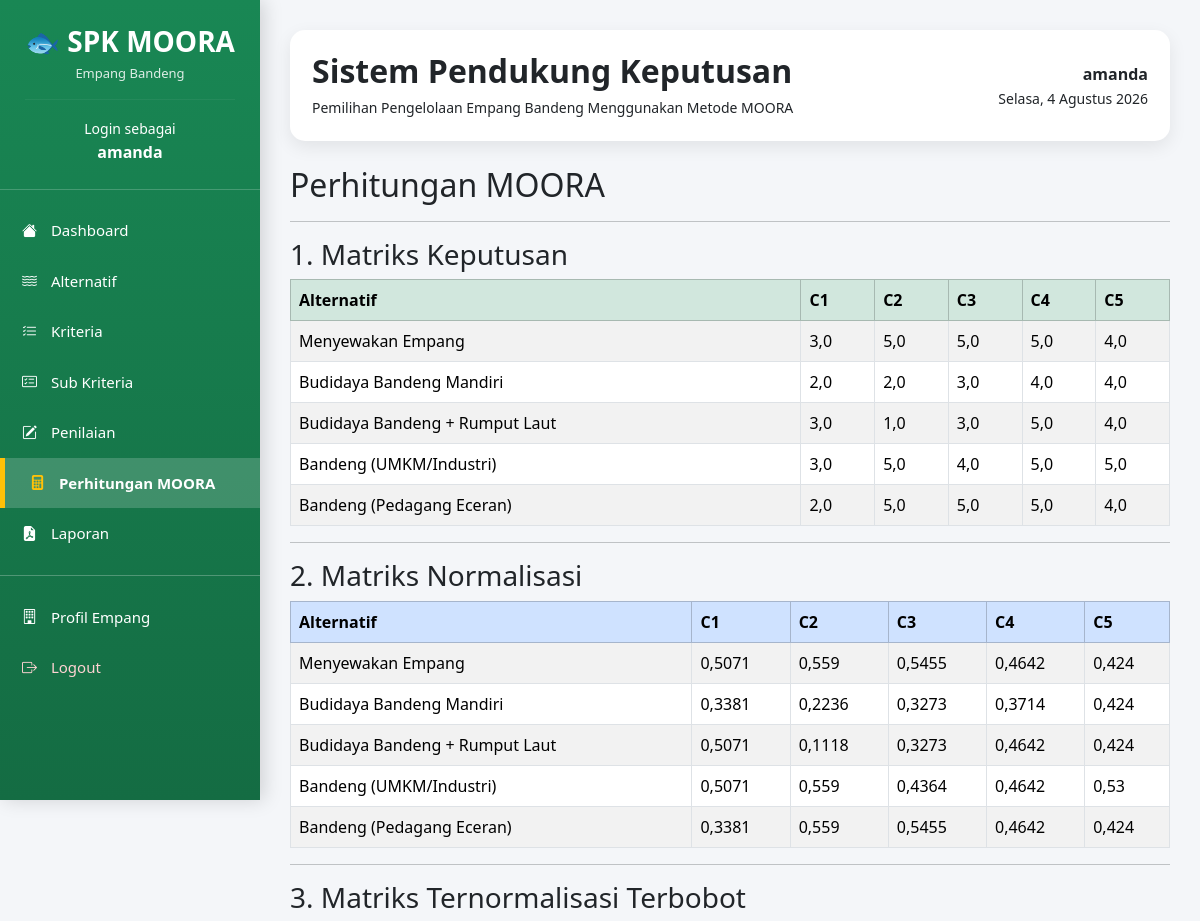
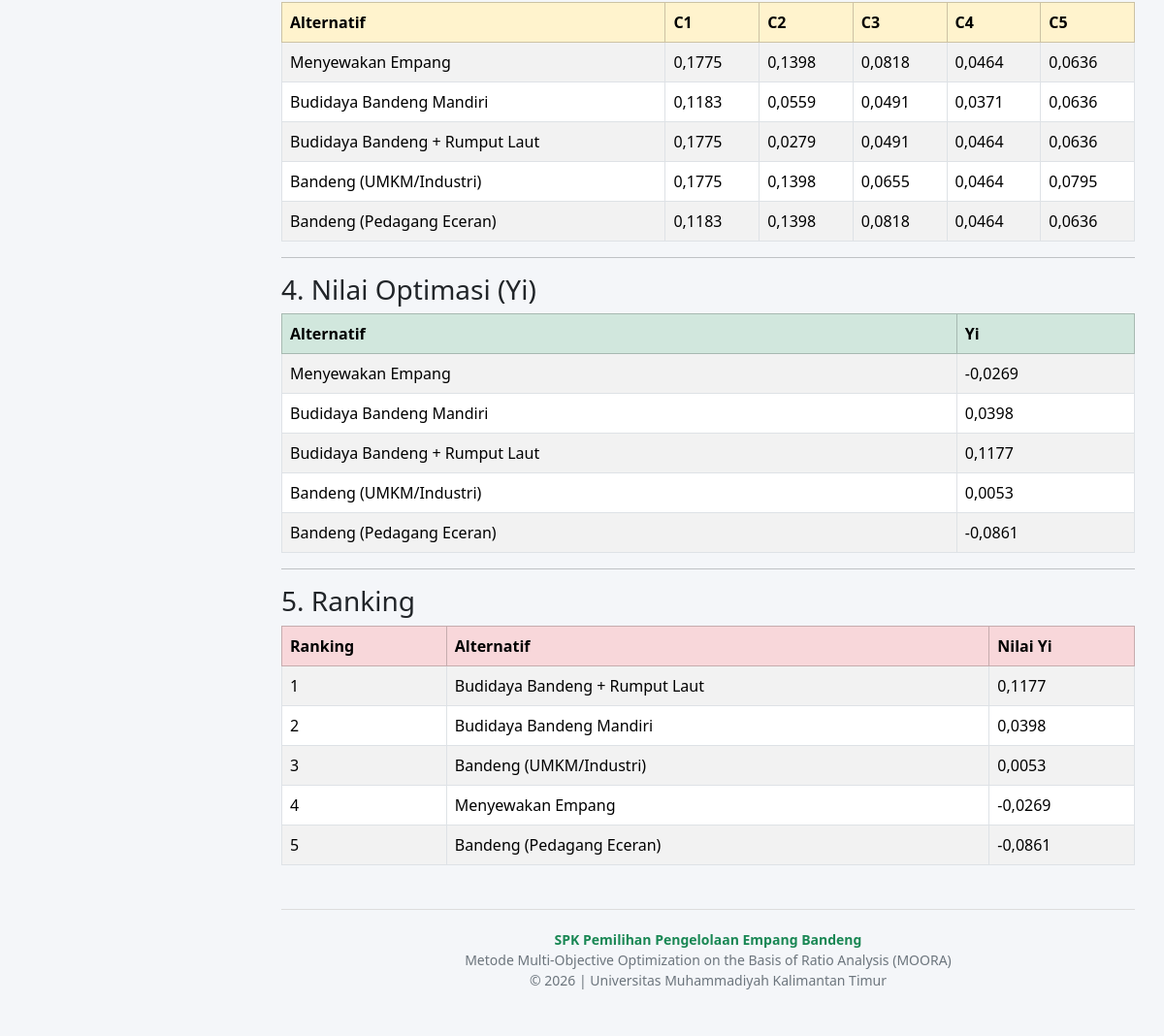
/moora/ (signed in), run on the app's committed database (2 pictures, top to bottom).
### kriteria/models.py (models this page shows, shortened)
class Kriteria(models.Model):
    kode = models.CharField(max_length=10)
    nama = models.CharField(max_length=100)
    bobot = models.DecimalField(
        max_digits=4,
        decimal_places=2
    )
    JENIS = (
        ('Benefit', 'Benefit'),
        ('Cost', 'Cost'),
    )
    jenis = models.CharField(
        max_length=10,
        choices=JENIS
    )

### alternatif/models.py (models this page shows, shortened)
class Alternatif(models.Model):
    kode = models.CharField(max_length=10)
    nama = models.CharField(max_length=255)

### moora/views.py (the view)
# urls.py: path("", views.index, name="alternatif"),
@login_required
def index(request):
    alternatif, kriteria, penilaian = get_data()
    context = {
        "alternatif": alternatif,
        "kriteria": kriteria,
        "penilaian": penilaian,
        "matriks": matriks_keputusan(),
        "normal": normalisasi(),
        "terbobot": terbobot(),
        "optimasi": optimasi(),
        "ranking": ranking(),
    }
    return render(
        request,
        "moora/index.html",
        context
    )

### moora/services.py (called while the page is built)
def get_data():
    alternatif = Alternatif.objects.all()
    kriteria = Kriteria.objects.all()
    penilaian = Penilaian.objects.all()
    return alternatif, kriteria, penilaian

def matriks_keputusan():
    penilaian = Penilaian.objects.select_related(
        "alternatif",
        "kriteria",
        "subkriteria"
    )
    matriks = defaultdict(dict)
    for p in penilaian:
        matriks[p.alternatif.nama][p.kriteria.kode] = float(
            p.subkriteria.skor
        )
    return dict(matriks)

def normalisasi():
    matriks = matriks_keputusan()
    kriteria = Kriteria.objects.all()
    pembagi = {}
    for k in kriteria:
        jumlah = 0
        for alt in matriks:
            jumlah += matriks[alt][k.kode] ** 2
        pembagi[k.kode] = sqrt(jumlah)
    hasil = defaultdict(dict)
    for alt in matriks:
        for k in kriteria:
            hasil[alt][k.kode] = round(
                matriks[alt][k.kode] /
                pembagi[k.kode],
                4
            )
    return dict(hasil)

def terbobot():
    normal = normalisasi()
    hasil = defaultdict(dict)
    kriteria = Kriteria.objects.all()
    for alt in normal:
        for k in kriteria:
            hasil[alt][k.kode] = round(
                normal[alt][k.kode] *
                float(k.bobot),
                4
            )
    return dict(hasil)

def optimasi():
    bobot = terbobot()
    kriteria = Kriteria.objects.all()
    hasil = {}
    for alt in bobot:
        benefit = 0
        cost = 0
        for k in kriteria:
            nilai = bobot[alt][k.kode]
            if k.jenis.lower() == "benefit":
                benefit += nilai
            else:
                cost += nilai
        hasil[alt] = round(
            benefit - cost,
            4
        )
    return hasil

def ranking():
    hasil = optimasi()
    ranking = sorted(
        hasil.items(),
        key=lambda x: x[1],
        reverse=True
    )
    return ranking

### moora/templatetags/moora_tags.py (called while the page is built)
@register.filter
def get_item(dictionary, key):
    return dictionary.get(key)

### templates/moora/index.html
{% extends 'layouts/base.html' %} {% load moora_tags %} {% block content %}
<h2>Perhitungan MOORA</h2>
<hr />
<h3>1. Matriks Keputusan</h3>
<table class="table table-bordered table-striped">
  <thead class="table-success">
    <tr>
      <th>Alternatif</th>
      {% for k in kriteria %}
      <th>{{ k.kode }}</th>
      {% endfor %}
    </tr>
  </thead>
  <tbody>
    {% for alternatif, nilai in matriks.items %}
    <tr>
      <td>{{ alternatif }}</td>
      {% for k in kriteria %}
      <td>{{ nilai|get_item:k.kode }}</td>
      {% endfor %}
    </tr>
    {% endfor %}
  </tbody>
</table>
<hr />
<h3>2. Matriks Normalisasi</h3>
<table class="table table-bordered table-striped">
  <thead class="table-primary">
    <tr>
      <th>Alternatif</th>
      {% for k in kriteria %}
      <th>{{ k.kode }}</th>
      {% endfor %}
    </tr>
  </thead>
  <tbody>
    {% for alternatif, nilai in normal.items %}
    <tr>
      <td>{{ alternatif }}</td>
      {% for k in kriteria %}
      <td>{{ nilai|get_item:k.kode }}</td>
      {% endfor %}
    </tr>
    {% endfor %}
  </tbody>
</table>
<hr />
<h3>3. Matriks Ternormalisasi Terbobot</h3>
<table class="table table-bordered table-striped">
  <thead class="table-warning">
    <tr>
      <th>Alternatif</th>
      {% for k in kriteria %}
      <th>{{ k.kode }}</th>
      {% endfor %}
    </tr>
  </thead>
  <tbody>
    {% for alternatif, nilai in terbobot.items %}
    <tr>
      <td>{{ alternatif }}</td>
      {% for k in kriteria %}
      <td>{{ nilai|get_item:k.kode }}</td>
      {% endfor %}
    </tr>
    {% endfor %}
  </tbody>
</table>
<hr />
<h3>4. Nilai Optimasi (Yi)</h3>
<table class="table table-bordered table-striped">
  <thead class="table-success">
    <tr>
      <th>Alternatif</th>
      <th>Yi</th>
    </tr>
  </thead>
  <tbody>
    {% for alt,nilai in optimasi.items %}
    <tr>
      <td>{{ alt }}</td>
      <td>{{ nilai }}</td>
    </tr>
    {% endfor %}
  </tbody>
</table>
<hr />
<h3>5. Ranking</h3>
<table class="table table-bordered table-striped">
  <thead class="table-danger">
    <tr>
      <th>Ranking</th>
      <th>Alternatif</th>
      <th>Nilai Yi</th>
    </tr>
  </thead>
  <tbody>
    {% for item in ranking %}
    <tr>
      <td>{{ forloop.counter }}</td>
      <td>{{ item.0 }}</td>
      <td>{{ item.1 }}</td>
    </tr>
    {% endfor %}
  </tbody>
</table>
{% endblock %}

### templates/layouts/base.html (shortened to what this page needs)
<!doctype html>
<html lang="id">
  <head>
    <link href="https://cdn.jsdelivr.net/npm/bootstrap@5.3.3/dist/css/bootstrap.min.css" rel="stylesheet" />
    <link rel="stylesheet" href="https://cdn.jsdelivr.net/npm/bootstrap-icons@1.11.3/font/bootstrap-icons.min.css" />
  </head>
  <body>
    <div class="sidebar">
      <div class="logo">
        <h3>🐟 SPK MOORA</h3>
        <p>Empang Bandeng</p>
        <hr />
        <small>Login sebagai</small>
        <br />
        <strong>{{ request.user.username }}</strong>
      </div>
      <div class="menu">
        <a href="/" class="{% if request.path == '/' %}active{% endif %}">
          <i class="bi bi-house-fill"></i>
          Dashboard
        </a>
        <a href="/alternatif/" class="{% if '/alternatif/' in request.path %}active{% endif %}">
          <i class="bi bi-water"></i>
          Alternatif
        </a>
        <a href="/kriteria/" class="{% if '/kriteria/' in request.path %}active{% endif %}">
          <i class="bi bi-list-check"></i>
          Kriteria
        </a>
        <a href="/subkriteria/" class="{% if '/subkriteria/' in request.path %}active{% endif %}">
          <i class="bi bi-card-checklist"></i>
          Sub Kriteria
        </a>
        <a href="/penilaian/" class="{% if '/penilaian/' in request.path %}active{% endif %}">
          <i class="bi bi-pencil-square"></i>
          Penilaian
        </a>
        <a href="/moora/" class="{% if '/moora/' in request.path %}active{% endif %}">
          <i class="bi bi-calculator-fill"></i>
          Perhitungan MOORA
        </a>
        <a href="/laporan/" class="{% if '/laporan/' in request.path %}active{% endif %}">
          <i class="bi bi-file-earmark-pdf-fill"></i>
          Laporan
        </a>
        <hr class="text-white" />
        <a href="/profil/" class="{% if '/profil/' in request.path %}active{% endif %}">
          <i class="bi bi-building"></i>
          Profil Empang
        </a>
        <a href="{% url 'logout' %}" class="logout">
          <i class="bi bi-box-arrow-right"></i>
          Logout
        </a>
      </div>
    </div>
    <div class="content">
      <div class="topbar d-flex justify-content-between align-items-center">
        <div>
          <h2>Sistem Pendukung Keputusan</h2>
          <small> Pemilihan Pengelolaan Empang Bandeng Menggunakan Metode MOORA </small>
        </div>
        <div class="text-end">
          <strong>{{ request.user.username }}</strong>
          <br />
          <small id="tanggal"></small>
        </div>
      </div>
      {% block content %} {% endblock %}
      <footer>
        <strong>SPK Pemilihan Pengelolaan Empang Bandeng</strong>
        <br />
        Metode Multi-Objective Optimization on the Basis of Ratio Analysis (MOORA)
        <br />
        © 2026 | Universitas Muhammadiyah Kalimantan Timur
      </footer>
    </div>
  </body>
</html>

### templates/layouts/base.html (style rules this page uses)
* { font-family: "Segoe UI", sans-serif; }
body { background: #f4f6f9; }
.sidebar { position: fixed; top: 0; left: 0; width: 260px; height: 100vh; overflow-y: auto; background: linear-gradient(180deg, #198754, #146c43); color: white; box-shadow: 4px 0 18px rgba(0, 0, 0, 0.15); z-index: 999; }
.logo { text-align: center; padding: 25px; border-bottom: 1px solid rgba(255, 255, 255, 0.2); }
.logo h3 { font-weight: bold; margin-bottom: 5px; }
.logo p { margin: 0; opacity: 0.85; font-size: 13px; }
.logo hr { border-color: rgba(255, 255, 255, 0.2); }
.menu { margin-top: 15px; }
.menu a { display: block; color: white; text-decoration: none; padding: 14px 22px; transition: 0.25s; font-size: 15px; }
.menu a.active { background: rgba(255, 255, 255, 0.18); border-left: 5px solid #ffc107; padding-left: 25px; font-weight: 600; }
.menu a.active i { color: #ffc107; }
.menu a.logout { color: #ffd3d3; }
.menu i { margin-right: 10px; }
.content { margin-left: 260px; padding: 30px; min-height: 100vh; }
.topbar { background: white; border-radius: 15px; padding: 22px; box-shadow: 0 6px 18px rgba(0, 0, 0, 0.08); margin-bottom: 25px; }
.topbar h2 { font-weight: 700; margin-bottom: 5px; }
.table { background: white; }
footer { margin-top: 45px; padding: 20px; text-align: center; color: #6c757d; border-top: 1px solid #ddd; font-size: 14px; }
footer strong { color: #198754; }

### data on the page
Kriteria: kode "C1", kode "3,0", kode "2,0", kode "0,5071", kode "0,3381", kode "0,1775", kode "0,1183"
Kriteria: kode "C2", kode "5,0", kode "2,0", kode "1,0", kode "0,559", kode "0,2236", kode "0,1118", kode "0,1398", kode "0,0559", kode "0,0279"
Kriteria: kode "C3", kode "5,0", kode "3,0", kode "4,0", kode "0,5455", kode "0,3273", kode "0,4364", kode "0,0818", kode "0,0491", kode "0,0655"
Kriteria: kode "C4", kode "5,0", kode "4,0", kode "0,4642", kode "0,3714", kode "0,0464", kode "0,0371"
Kriteria: kode "C5", kode "4,0", kode "5,0", kode "0,424", kode "0,53", kode "0,0636", kode "0,0795"
Alternatif: matriks "Menyewakan Empang", normal "Menyewakan Empang", terbobot "Menyewakan Empang", optimasi "Menyewakan Empang", nama "Menyewakan Empang"
Alternatif: matriks "Budidaya Bandeng Mandiri", normal "Budidaya Bandeng Mandiri", terbobot "Budidaya Bandeng Mandiri", optimasi "Budidaya Bandeng Mandiri", nama "Budidaya Bandeng Mandiri"
Alternatif: matriks "Budidaya Bandeng + Rumput Laut", normal "Budidaya Bandeng + Rumput Laut", terbobot "Budidaya Bandeng + Rumput Laut", optimasi "Budidaya Bandeng + Rumput Laut", nama "Budidaya Bandeng + Rumput Laut"
Alternatif: matriks "Bandeng (UMKM/Industri)", normal "Bandeng (UMKM/Industri)", terbobot "Bandeng (UMKM/Industri)", optimasi "Bandeng (UMKM/Industri)", nama "Bandeng (UMKM/Industri)"
Alternatif: matriks "Bandeng (Pedagang Eceran)", normal "Bandeng (Pedagang Eceran)", terbobot "Bandeng (Pedagang Eceran)", optimasi "Bandeng (Pedagang Eceran)", nama "Bandeng (Pedagang Eceran)"

### other printed values
{{ request.user.username }} "amanda"
{{ nilai }} "-0,0269" "0,0398" "0,1177" "0,0053" "-0,0861"
{{ item.1 }} "0,1177" "0,0398" "0,0053" "-0,0269" "-0,0861"
